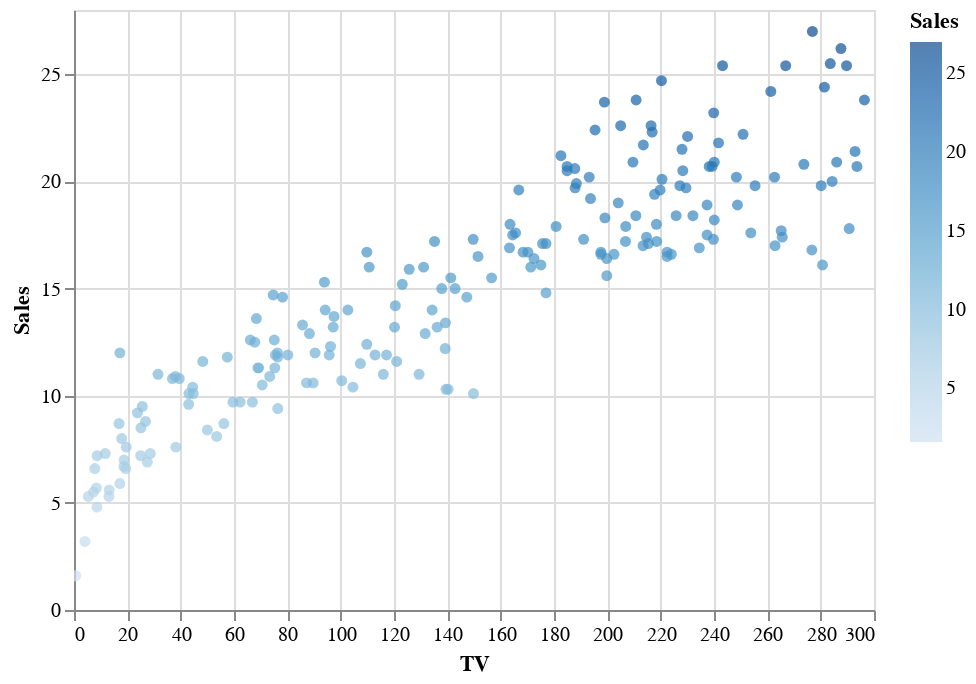

Here is the notebook cell this chart was saved with:
### Code cell
sp= alt.Chart(df58).mark_circle().encode(
    x=('TV'), #assigning the TV Budget on the x-axis
    y=('Sales'), #assigning the Radio on the Y-axis
    color='Sales', #assigning color to Sales
).interactive()

sp

### Figure 1 — Vega-Lite specification as saved in the notebook (floating-point values rounded to 4 significant figures; data arrays with more than 128 entries replaced by an {"elided": "..."} marker saying what was removed)
{"config": {"view": {"continuousWidth": 400, "continuousHeight": 300}}, "data": {"name": "data-4057965ab3635d5746a855f7786f82a6"}, "mark": "circle", "encoding": {"color": {"field": "Sales", "type": "quantitative"}, "x": {"field": "TV", "type": "quantitative"}, "y": {"field": "Sales", "type": "quantitative"}}, "selection": {"selector004": {"type": "interval", "bind": "scales", "encodings": ["x", "y"]}}, "$schema": "https://vega.github.io/schema/vega-lite/v4.17.0.json", "datasets": {"data-4057965ab3635d5746a855f7786f82a6": {"elided": "200 records"}}}
